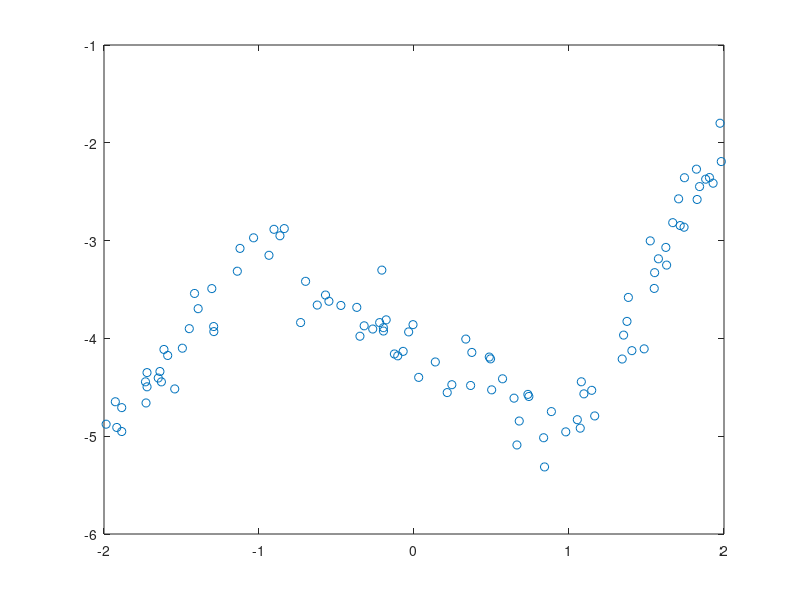

The MATLAB script that drew this image:
% generate random data
N = 100;
x = -2 + 4*rand(N, 1);
y = 1 + 2*(x-1) - 3*max(x+1, 0) + 4*max(x-1, 0) + 0.2*randn(N, 1);
plot(x, y, 'o')

% your code goes here
